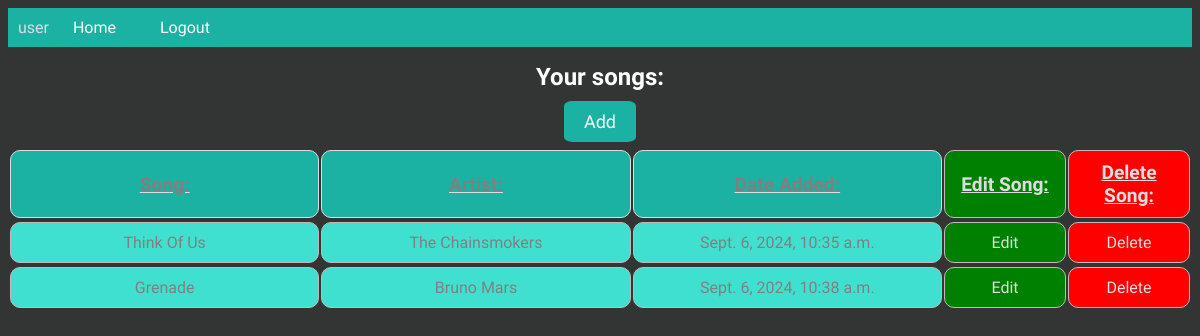
Page /songs/songs/ (signed in) on the committed database.
### songs/models.py (models this page shows, shortened)
class Song(models.Model):
    user = models.ForeignKey(User, on_delete=models.CASCADE)
    title = models.CharField(max_length=100)
    artist = models.CharField(max_length=100)
    date_added = models.DateTimeField(default=timezone.now, editable=False)

### songs/views.py (the view)
# urls.py: path('songs/', views.song_list, name='song_list'),
@login_required
def song_list(request):
    songs = Song.objects.filter(user=request.user)
    return render(request, 'songs/song_list.html', {'songs': songs})

### templates/songs/song_list.html (shortened to what this page needs)
{% extends 'base.html' %}
{% block content %}
    <h1 id='songListHeader'>Your songs:</h1>
    <a href="{% url 'song_add' %}" id="addNewSongBtn">Add</a>
    <br>
    <table id="songInfoHeaders">
        <tr>
            <td class="headersOfList">Song:</td>
            <td class="headersOfList">Artist:</td>
            <td class="headersOfList">Date Added:</td>
            <td id="mainEditCol">Edit Song:</td>
            <td id="mainDeleteCol">Delete Song:</td>
        </tr>
    </table>
    {% for song in songs %}
        <table id="songsAdded">
            <tr>
                <td class="infoSongs">{{ song.title }}</td>
                <td class="infoSongs">{{ song.artist }}</td>
                <td class="infoSongs">{{ song.date_added }}</td>
                <td class="editCol"><a href="{% url 'song_edit' song.id %}" id="editSong">Edit</a> </td>
                <td class="deleteCol"><a href="{% url 'song_delete' song.id %}" id="deleteSong">Delete</a></td>
            </tr>
        </table>
        {% endfor %}
{% endblock %}

### templates/base.html (shortened to what this page needs)
{% load static %}
<!DOCTYPE html>
<html lang="en">
<head>
    <link rel="stylesheet" href="{% static 'songs/styles.css' %}">
</head>
<body>
    <header>
        <nav>
            {% if user.is_authenticated %}
                {{user.username}}
                <a href="{% url 'song_list' %}" class="theNavBarLinks">Home</a>
                <a href="{% url 'logout' %}" class="theNavBarLinks">Logout</a>
            {% else %}
                <a href="{% url 'login' %}" class="theNavBarLinks">Login</a>
                <a href="{% url 'register' %}" class="theNavBarLinks">Register</a>
            {% endif %}
        </nav>
    </header>
    <main>
        {% block content %}
        {% endblock %}
    </main>
</body>
</html>

### static/songs/styles.css (style rules this page uses)
#songListHeader { font-size: 24px; color: white; }
#songInfoHeaders { text-align: center; text-decoration: underline; font-weight: bold; font-size: larger; }
#mainEditCol { width: 100px; background-color: green; color: #ddd; }
#mainDeleteCol { width: 100px; background-color: red; color: #ddd; }
#addNewSongBtn { font-size: 18px; color: white; background-color: rgb(27, 178, 163); border: none; padding: 10px 20px; border-radius: 12%; cursor: pointer; text-decoration: none; }
#editSong { text-decoration: none; color: #ddd; }
#deleteSong { text-decoration: none; color: #ddd; }
.editCol { width: 100px; background-color: green; }
.deleteCol { width: 100px; background-color: red; }
.headersOfList { padding: 10px; border: 1px solid #ddd; border-radius: 10px; text-align: center; background-color: rgb(27, 178, 163); }
.theNavBarLinks { color: white; text-decoration: none; padding: 20px; }
.infoSongs { color: gray; }
table { width: 100%; border-collapse: collapse; table-layout: fixed; min-width: 500px; border-radius: 50%; border-collapse: separate; }
td { padding: 10px; border: 1px solid #c2baba; border-radius: 10px; text-align: center; background-color: rgb(64, 224, 208); color: gray; }
h1 { text-align: center; margin-bottom: 20px; }
body { background-color: rgb(51, 53, 53); text-decoration: #ddd; font-family: 'Nerko One', cursive; color: #ddd; text-align: center; }
nav { background-color: rgb(27, 178, 163); padding: 10px; text-align: left; border-top-left-radius: round; text-decoration: none; }

### rows in the picture
Song: title "Think Of Us", artist "The Chainsmokers", date_added "Sept. 6, 2024, 10:35 a.m."
Song: title "Grenade", artist "Bruno Mars", date_added "Sept. 6, 2024, 10:38 a.m."

### other values in the picture
{{ user.username }} "user"
